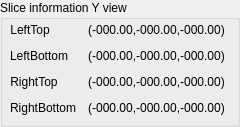
         <widget class="QGroupBox" name="groupBox_4">
          <property name="minimumSize">
           <size>
            <width>220</width>
            <height>0</height>
           </size>
          </property>
          <property name="maximumSize">
           <size>
            <width>240</width>
            <height>16777215</height>
           </size>
          </property>
          <property name="title">
           <string>Slice information Y view</string>
          </property>
          <widget class="QWidget" name="formLayoutWidget_3">
           <property name="geometry">
            <rect>
             <x>10</x>
             <y>20</y>
             <width>221</width>
             <height>98</height>
            </rect>
           </property>
           <layout class="QFormLayout" name="formLayout_3">
            <item row="0" column="0">
             <widget class="QLabel" name="label_23">
              <property name="sizePolicy">
               <sizepolicy hsizetype="Maximum" vsizetype="Expanding">
                <horstretch>0</horstretch>
                <verstretch>0</verstretch>
               </sizepolicy>
              </property>
              <property name="text">
               <string>LeftTop</string>
              </property>
              <property name="alignment">
               <set>Qt::AlignCenter</set>
              </property>
             </widget>
            </item>
            <item row="0" column="1">
             <widget class="QLabel" name="label_YView_LeftTop">
              <property name="sizePolicy">
               <sizepolicy hsizetype="Minimum" vsizetype="Expanding">
                <horstretch>0</horstretch>
                <verstretch>0</verstretch>
               </sizepolicy>
              </property>
              <property name="text">
               <string>(-000.00,-000.00,-000.00)</string>
              </property>
              <property name="alignment">
               <set>Qt::AlignCenter</set>
              </property>
             </widget>
            </item>
            <item row="1" column="0">
             <widget class="QLabel" name="label_25">
              <property name="sizePolicy">
               <sizepolicy hsizetype="Maximum" vsizetype="Expanding">
                <horstretch>0</horstretch>
                <verstretch>0</verstretch>
               </sizepolicy>
              </property>
              <property name="text">
               <string>LeftBottom</string>
              </property>
              <property name="alignment">
               <set>Qt::AlignCenter</set>
              </property>
             </widget>
            </item>
            <item row="1" column="1">
             <widget class="QLabel" name="label_YView_LeftBottom">
              <property name="sizePolicy">
               <sizepolicy hsizetype="Minimum" vsizetype="Expanding">
                <horstretch>0</horstretch>
                <verstretch>0</verstretch>
               </sizepolicy>
              </property>
              <property name="text">
               <string>(-000.00,-000.00,-000.00)</string>
              </property>
              <property name="alignment">
               <set>Qt::AlignCenter</set>
              </property>
             </widget>
            </item>
            <item row="2" column="0">
             <widget class="QLabel" name="label_27">
              <property name="sizePolicy">
               <sizepolicy hsizetype="Maximum" vsizetype="Expanding">
                <horstretch>0</horstretch>
                <verstretch>0</verstretch>
               </sizepolicy>
              </property>
              <property name="text">
               <string>RightTop</string>
              </property>
              <property name="alignment">
               <set>Qt::AlignCenter</set>
              </property>
             </widget>
            </item>
            <item row="2" column="1">
             <widget class="QLabel" name="label_YView_RightTop">
              <property name="sizePolicy">
               <sizepolicy hsizetype="Minimum" vsizetype="Expanding">
                <horstretch>0</horstretch>
                <verstretch>0</verstretch>
               </sizepolicy>
              </property>
              <property name="text">
               <string>(-000.00,-000.00,-000.00)</string>
              </property>
              <property name="alignment">
               <set>Qt::AlignCenter</set>
              </property>
             </widget>
            </item>
            <item row="3" column="0">
             <widget class="QLabel" name="label_29">
              <property name="sizePolicy">
               <sizepolicy hsizetype="Maximum" vsizetype="Expanding">
                <horstretch>0</horstretch>
                <verstretch>0</verstretch>
               </sizepolicy>
              </property>
              <property name="text">
               <string>RightBottom</string>
              </property>
              <property name="alignment">
               <set>Qt::AlignCenter</set>
              </property>
             </widget>
            </item>
            <item row="3" column="1">
             <widget class="QLabel" name="label_YView_RightBottom">
              <property name="sizePolicy">
               <sizepolicy hsizetype="Minimum" vsizetype="Expanding">
                <horstretch>0</horstretch>
                <verstretch>0</verstretch>
               </sizepolicy>
              </property>
              <property name="text">
               <string>(-000.00,-000.00,-000.00)</string>
              </property>
              <property name="alignment">
               <set>Qt::AlignCenter</set>
              </property>
             </widget>
            </item>
           </layout>
          </widget>
         </widget>
